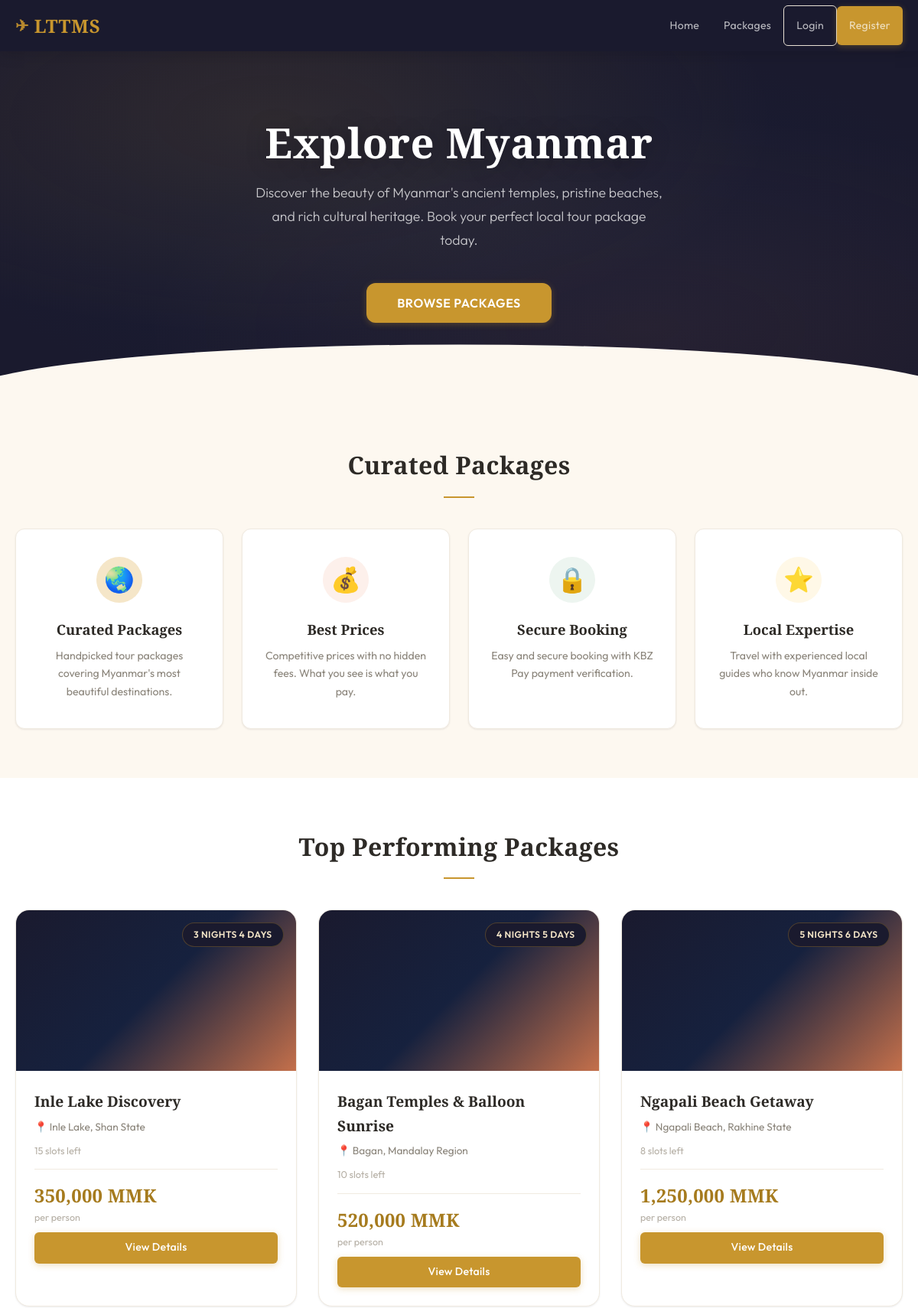
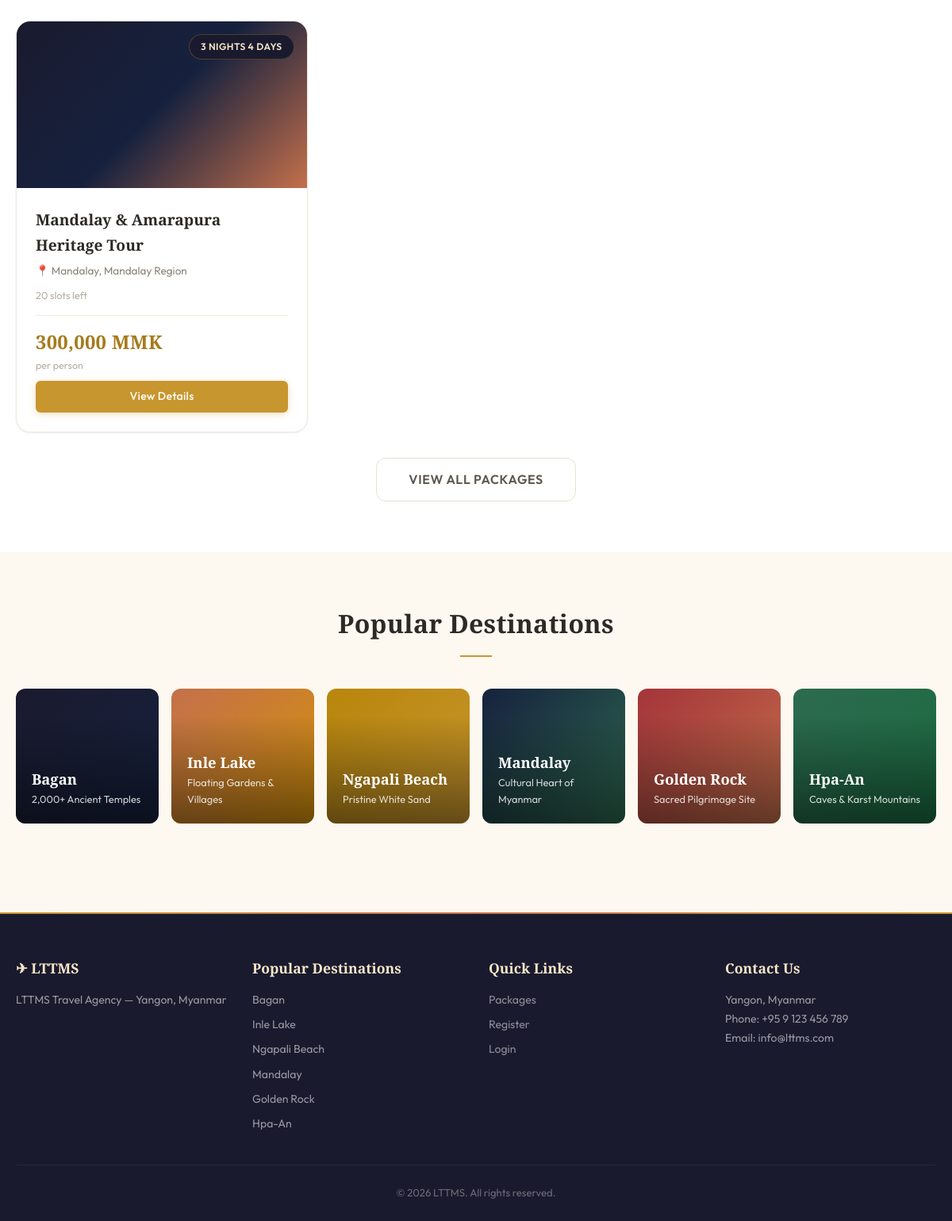
The page / on the database its author committed (2 pictures, top to bottom).
### tables this page shows
CREATE TABLE packages (
    id INT AUTO_INCREMENT PRIMARY KEY,
    agent_id INT NOT NULL,
    title VARCHAR(200) NOT NULL,
    destination VARCHAR(200) NOT NULL,
    description TEXT,
    duration_days INT NOT NULL,
    start_date DATE DEFAULT NULL,
    end_date DATE DEFAULT NULL,
    price_per_person DECIMAL(10,2) NOT NULL,
    max_slots INT NOT NULL DEFAULT 20,
    remaining_slots INT NOT NULL DEFAULT 20,
    hotel_id INT,
    transportation_id INT,
    image_url VARCHAR(255),
    rating_avg DECIMAL(2,1) DEFAULT 0.0,
    status ENUM('active', 'inactive') NOT NULL DEFAULT 'active',
    created_at TIMESTAMP DEFAULT CURRENT_TIMESTAMP,
    updated_at TIMESTAMP DEFAULT CURRENT_TIMESTAMP ON UPDATE CURRENT_TIMESTAMP,
    FOREIGN KEY (agent_id) REFERENCES users(id) ON DELETE CASCADE,
    FOREIGN KEY (hotel_id) REFERENCES hotels(id) ON DELETE SET NULL,
    FOREIGN KEY (transportation_id) REFERENCES transportation(id) ON DELETE SET NULL
);

CREATE TABLE destinations (
    id INT AUTO_INCREMENT PRIMARY KEY,
    name VARCHAR(100) NOT NULL,
    tagline VARCHAR(200),
    image VARCHAR(255) DEFAULT NULL,
    sort_order INT NOT NULL DEFAULT 0,
    is_active TINYINT(1) NOT NULL DEFAULT 1,
    created_at TIMESTAMP DEFAULT CURRENT_TIMESTAMP
);

### includes/lang.php (called while the page is built, shortened)
<?php
$translations = require __DIR__ . '/../lang/en.php';
function t(string $key, string $default = ''): string {
    global $translations;
    return $translations[$key] ?? ($default ?: $key);
}

### includes/auth.php (called while the page is built, shortened)
<?php
require_once __DIR__ . '/lang.php';
function isLoggedIn(): bool {
    return isset($_SESSION['user_id']);
}
function getCurrentUser(): ?array {
    if (!isLoggedIn()) return null;
    $pdo = getDBConnection();
    $stmt = $pdo->prepare("SELECT id, username, email, full_name, phone, role, status FROM users WHERE id = ?");
    $stmt->execute([$_SESSION['user_id']]);
    return $stmt->fetch() ?: null;
}

### includes/functions.php (called while the page is built, shortened)
<?php
function sanitize(string $input): string {
    return htmlspecialchars(trim($input), ENT_QUOTES, 'UTF-8');
}
function formatPrice(float $amount): string {
    return number_format($amount, 0, '.', ',') . ' MMK';
}
function formatDuration(int $days): string {
    return $days . ' ' . t('nights') . ' ' . ($days + 1) . ' ' . t('days');
}
function getActiveDestinations(): array {
    $pdo = getDBConnection();
    $stmt = $pdo->query("SELECT * FROM destinations WHERE is_active = 1 ORDER BY sort_order ASC, name ASC");
    return $stmt->fetchAll();
}
function getPackages(array $filters = []): array {
    $pdo = getDBConnection();
    $sql = "SELECT p.*, h.name as hotel_name, t.type as transport_type, u.full_name as agent_name
            FROM packages p
            LEFT JOIN hotels h ON p.hotel_id = h.id
            LEFT JOIN transportation t ON p.transportation_id = t.id
            LEFT JOIN users u ON p.agent_id = u.id
            WHERE p.status = 'active'";
    $params = [];
    $sql .= " ORDER BY p.created_at DESC";
    $stmt = $pdo->prepare($sql);
    $stmt->execute($params);
    return $stmt->fetchAll();
}

### index.php (the view, shortened to what this page needs)
<?php
require_once __DIR__ . '/includes/auth.php';
require_once __DIR__ . '/includes/functions.php';
require_once __DIR__ . '/includes/header.php';
$packages = getPackages();
$topPackages = array_slice($packages, 0, 4);
$destinations = getActiveDestinations();
?>
<section class="hero">
    <div class="container">
        <h1><?= t('hero_title') ?></h1>
        <p><?= t('hero_subtitle') ?></p>
        <a href="<?= BASE_URL ?>/customer/packages.php" class="btn btn-primary btn-lg"><?= t('hero_cta') ?></a>
    </div>
</section>
<section class="section">
    <div class="container">
        <h2 class="section-title"><?= t('feature_curated') ?></h2>
        <div class="features-grid">
            <div class="feature-card">
                <div class="feature-icon">&#127759;</div>
                <h3><?= t('feature_curated') ?></h3>
                <p><?= t('feature_curated_desc') ?></p>
            </div>
            <div class="feature-card">
                <div class="feature-icon">&#128176;</div>
                <h3><?= t('feature_prices') ?></h3>
                <p><?= t('feature_prices_desc') ?></p>
            </div>
            <div class="feature-card">
                <div class="feature-icon">&#128274;</div>
                <h3><?= t('feature_secure') ?></h3>
                <p><?= t('feature_secure_desc') ?></p>
            </div>
            <div class="feature-card">
                <div class="feature-icon">&#11088;</div>
                <h3><?= t('feature_expertise') ?></h3>
                <p><?= t('feature_expertise_desc') ?></p>
            </div>
        </div>
    </div>
</section>
<section class="section section-alt">
    <div class="container">
        <h2 class="section-title"><?= t('top_packages') ?></h2>
        <div class="packages-grid">
            <?php foreach ($topPackages as $pkg): ?>
            <div class="package-card">
                <div class="package-image">
                    <span class="package-duration"><?= formatDuration($pkg['duration_days']) ?></span>
                </div>
                <div class="package-body">
                    <h3><?= sanitize($pkg['title']) ?></h3>
                    <p class="package-destination">&#128205; <?= sanitize($pkg['destination']) ?></p>
                    <div class="package-meta">
                        <span class="package-slots"><?= $pkg['remaining_slots'] ?> <?= t('remaining_slots') ?></span>
                    </div>
                    <div class="package-footer">
                        <span class="package-price"><?= formatPrice($pkg['price_per_person']) ?></span>
                        <span class="price-label"><?= t('per_person') ?></span>
                    </div>
                    <a href="<?= BASE_URL ?>/customer/package-detail.php?id=<?= $pkg['id'] ?>" class="btn btn-primary btn-block"><?= t('view_details') ?></a>
                </div>
            </div>
            <?php endforeach; ?>
        </div>
        <div class="text-center mt-2">
            <a href="<?= BASE_URL ?>/customer/packages.php" class="btn btn-outline btn-lg"><?= t('view_all_packages') ?></a>
        </div>
    </div>
</section>
<section class="section">
    <div class="container">
        <h2 class="section-title"><?= t('popular_destinations') ?></h2>
        <div class="destinations-grid">
            <?php foreach ($destinations as $dest): ?>
            <div class="dest-card<?= !empty($dest['image']) ? ' has-image' : '' ?>"<?php if (!empty($dest['image'])): ?> style="background-image:url('<?= BASE_URL ?>/uploads/destinations/<?= sanitize($dest['image']) ?>')"<?php endif; ?>>
                <div class="dest-overlay">
                    <h3><?= sanitize($dest['name']) ?></h3>
                    <?php if ($dest['tagline']): ?>
                        <p><?= sanitize($dest['tagline']) ?></p>
                    <?php endif; ?>
                </div>
            </div>
            <?php endforeach; ?>
        </div>
    </div>
</section>
<?php require_once __DIR__ . '/includes/footer.php'; ?>

### includes/header.php (shortened to what this page needs)
<?php
require_once __DIR__ . '/auth.php';
require_once __DIR__ . '/functions.php';
$currentUser = getCurrentUser();
?>
<!DOCTYPE html>
<html lang="en">
<head>
    <link rel="stylesheet" href="<?= BASE_URL ?>/assets/css/style.css">
</head>
<body>
<nav class="navbar">
    <div class="container nav-container">
        <a href="<?= BASE_URL ?>/" class="nav-brand">
            <span class="brand-icon">&#9992;</span> LTTMS
        </a>
        <ul class="nav-menu" id="navMenu">
            <li><a href="<?= BASE_URL ?>/"><?= t('nav_home') ?></a></li>
            <li><a href="<?= BASE_URL ?>/customer/packages.php"><?= t('nav_packages') ?></a></li>
            <?php if ($currentUser): ?>
                <?php if ($currentUser['role'] === 'customer'): ?>
                    <li><a href="<?= BASE_URL ?>/customer/my-bookings.php"><?= t('nav_my_bookings') ?></a></li>
                <?php elseif ($currentUser['role'] === 'agent'): ?>
                    <li><a href="<?= BASE_URL ?>/agent/dashboard.php"><?= t('nav_dashboard') ?></a></li>
                <?php elseif ($currentUser['role'] === 'admin'): ?>
                    <li><a href="<?= BASE_URL ?>/admin/dashboard.php"><?= t('nav_dashboard') ?></a></li>
                    <li><a href="<?= BASE_URL ?>/admin/packages.php"><?= t('nav_packages_control') ?></a></li>
                <?php endif; ?>
                <li class="nav-user">
                    <span class="user-greeting"><?= sanitize($currentUser['full_name']) ?></span>
                    <a href="<?= BASE_URL ?>/logout.php" class="btn btn-sm btn-outline"><?= t('nav_logout') ?></a>
                </li>
            <?php else: ?>
                <li><a href="<?= BASE_URL ?>/login.php" class="btn btn-sm btn-outline"><?= t('nav_login') ?></a></li>
                <li><a href="<?= BASE_URL ?>/register.php" class="btn btn-sm btn-primary"><?= t('nav_register') ?></a></li>
            <?php endif; ?>
        </ul>
    </div>
</nav>
<main>

### includes/footer.php (shortened to what this page needs)
</main>
<footer class="footer">
    <div class="container">
        <div class="footer-grid">
            <div class="footer-col">
                <h3>&#9992; LTTMS</h3>
                <p><?= t('footer_agency') ?> — <?= t('footer_address') ?></p>
            </div>
            <div class="footer-col">
                <h3><?= t('footer_destinations') ?></h3>
                <ul>
                    <?php foreach (getActiveDestinations() as $fd): ?>
                        <li><?= sanitize($fd['name']) ?></li>
                    <?php endforeach; ?>
                </ul>
            </div>
            <div class="footer-col">
                <h3><?= t('footer_quick_links') ?></h3>
                <ul>
                    <li><a href="<?= BASE_URL ?>/customer/packages.php"><?= t('nav_packages') ?></a></li>
                    <li><a href="<?= BASE_URL ?>/register.php"><?= t('nav_register') ?></a></li>
                    <li><a href="<?= BASE_URL ?>/login.php"><?= t('nav_login') ?></a></li>
                </ul>
            </div>
            <div class="footer-col">
                <h3><?= t('footer_contact') ?></h3>
                <p><?= t('footer_address') ?></p>
                <p>Phone: +95 9 123 456 789</p>
                <p>Email: info@lttms.com</p>
            </div>
        </div>
        <div class="footer-bottom">
            <p>&copy; <?= date('Y') ?> LTTMS. <?= t('footer_rights') ?></p>
        </div>
    </div>
</footer>
</body>
</html>

### rows shown on the page
packages: duration_days "3 NIGHTS 4 DAYS", title "Inle Lake Discovery", destination "Inle Lake, Shan State", remaining_slots "15", price_per_person "350,000 MMK"
packages: duration_days "4 NIGHTS 5 DAYS", title "Bagan Temples & Balloon Sunrise", destination "Bagan, Mandalay Region", remaining_slots "10", price_per_person "520,000 MMK"
packages: duration_days "5 NIGHTS 6 DAYS", title "Ngapali Beach Getaway", destination "Ngapali Beach, Rakhine State", remaining_slots "8", price_per_person "1,250,000 MMK"
packages: duration_days "3 NIGHTS 4 DAYS", title "Mandalay & Amarapura Heritage Tour", destination "Mandalay, Mandalay Region", remaining_slots "20", price_per_person "300,000 MMK"
destinations: name "Bagan", tagline "2,000+ Ancient Temples"
destinations: name "Inle Lake", tagline "Floating Gardens & Villages"
destinations: name "Ngapali Beach", tagline "Pristine White Sand"
destinations: name "Mandalay", tagline "Cultural Heart of Myanmar"
destinations: name "Golden Rock", tagline "Sacred Pilgrimage Site"
destinations: name "Hpa-An", tagline "Caves & Karst Mountains"

### other values the page prints
t('nav_home') "Home"
t('nav_packages') "Packages"
t('nav_login') "Login"
t('nav_register') "Register"
t('hero_title') "Explore Myanmar"
t('hero_subtitle') "Discover the beauty of Myanmar's ancient temples, pristine beaches, and rich cultural heritage. Book your perfect local tour package today."
t('hero_cta') "BROWSE PACKAGES"
t('feature_curated') "Curated Packages"
t('feature_curated_desc') "Handpicked tour packages covering Myanmar's most beautiful destinations."
t('feature_prices') "Best Prices"
t('feature_prices_desc') "Competitive prices with no hidden fees. What you see is what you pay."
t('feature_secure') "Secure Booking"
t('feature_secure_desc') "Easy and secure booking with KBZ Pay payment verification."
t('feature_expertise') "Local Expertise"
t('feature_expertise_desc') "Travel with experienced local guides who know Myanmar inside out."
